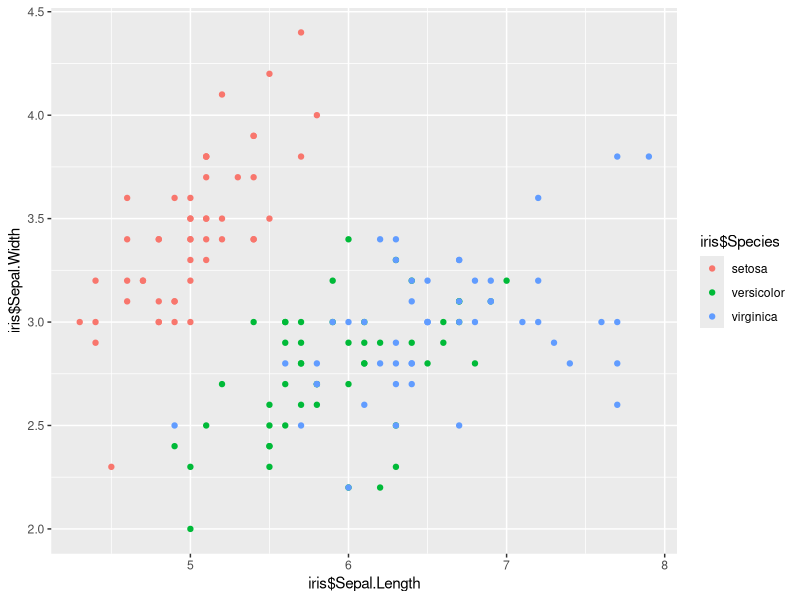

Recreate this plot in R.
# Function to build a scatterplot

# Write your function to parameterize the following variables:
#   - Data to use
#   - Variable for the x axis
#   - Variable for the y axis
#   - Variable for the color
#   - Title of the plot (set a default of "Title")
#   - Label for the x axis (set a default of "X Title")
#   - Label for the y axis (set a default of "Y Title")

library(ggplot2)
p <- ggplot(data = iris) +
  geom_point(mapping=aes(x=iris$Sepal.Length, y = iris$Sepal.Width, color = iris$Species))
